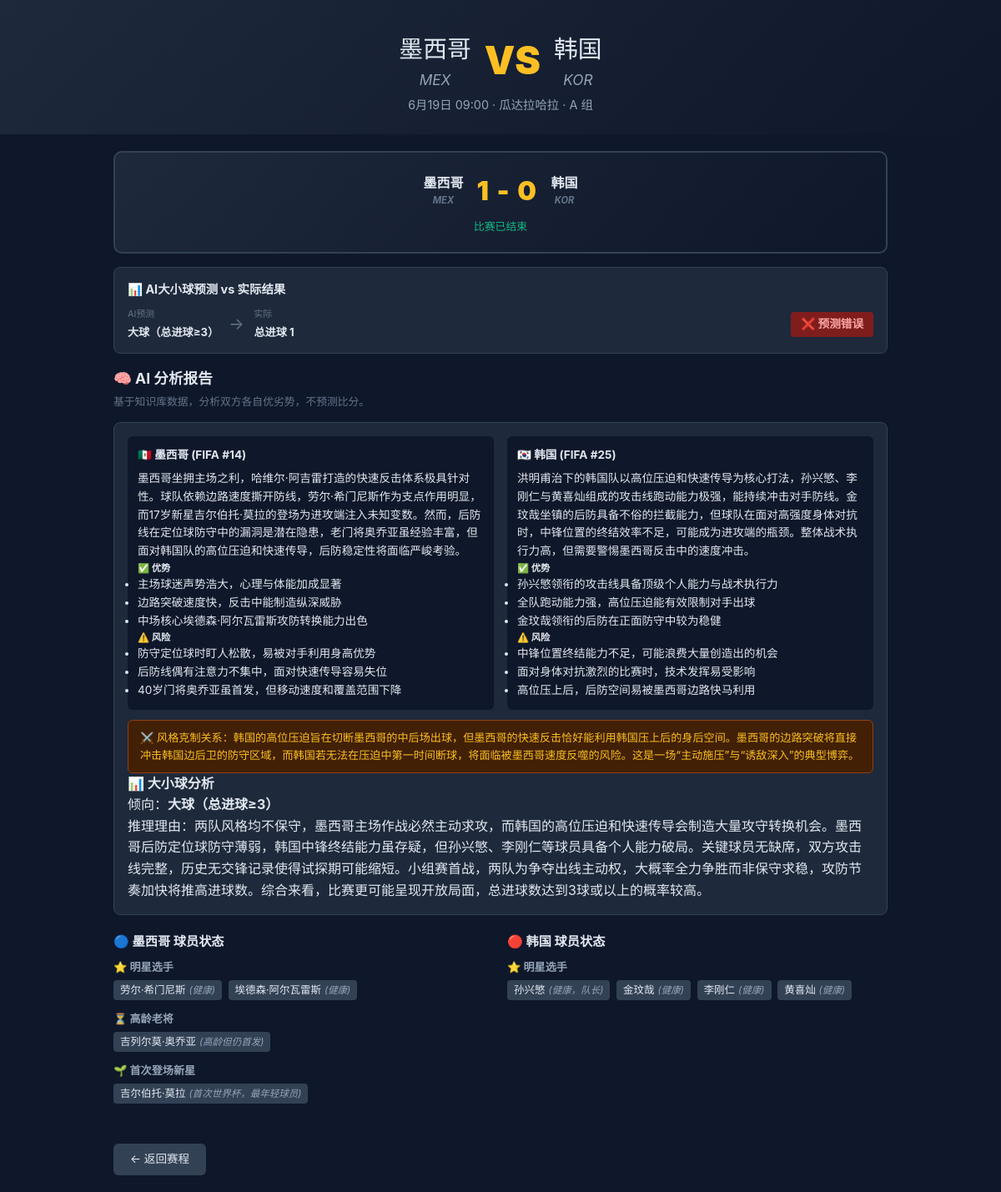
The app's page /match/26 with its own data.
### tables this page shows
CREATE TABLE teams (
        id INTEGER PRIMARY KEY, name TEXT, fifa_code TEXT, group_name TEXT,
        fifa_rank INTEGER DEFAULT NULL, coach TEXT DEFAULT NULL,
        style TEXT DEFAULT NULL, strengths TEXT DEFAULT NULL,
        weaknesses TEXT DEFAULT NULL, has_detail INTEGER DEFAULT 0);

CREATE TABLE matches (
        id INTEGER PRIMARY KEY, team_a_id INTEGER, team_b_id INTEGER,
        match_date TEXT, venue TEXT, group_name TEXT, team_a_score INTEGER DEFAULT NULL, team_b_score INTEGER DEFAULT NULL);

CREATE TABLE report_cache (
        match_id INTEGER PRIMARY KEY, report_html TEXT,
        created_at TIMESTAMP DEFAULT CURRENT_TIMESTAMP);

CREATE TABLE players (
        id INTEGER PRIMARY KEY, team_id INTEGER, name TEXT, category TEXT,
        age INTEGER, position TEXT, status TEXT, recent_form TEXT,
        FOREIGN KEY (team_id) REFERENCES teams(id));

### app.py (the view)
@app.route("/match/<int:match_id>")
def match(match_id):
    m, a, b, h2h, a_players, b_players = get_match(match_id)
    if m is None:
        return render_template("match.html", match=None), 404
    def classify_players(players):
        result = {}
        for p in players:
            cat = p["category"]
            if cat not in result:
                result[cat] = []
            result[cat].append(p)
        return result
    a_score = m["team_a_score"]
    b_score = m["team_b_score"]
    is_completed = a_score is not None and b_score is not None
    pred_result = None
    if is_completed:
        total_goals = a_score + b_score
        ai_pred = get_prediction_for_match(match_id)
        if ai_pred == "大球":
            pred_result = {
                "prediction": "大球（总进球≥3）",
                "actual": f"总进球 {total_goals}",
                "correct": total_goals >= 3,
            }
        elif ai_pred == "小球":
            pred_result = {
                "prediction": "小球（总进球＜3）",
                "actual": f"总进球 {total_goals}",
                "correct": total_goals < 3,
            }
    report = generate_match_report(match_id, a, b, a_players, b_players, h2h)
    return render_template(
        "match.html",
        match=m,
        team_a=a,
        team_b=b,
        h2h=h2h,
        a_players_by_cat=classify_players(a_players),
        b_players_by_cat=classify_players(b_players),
        cat_labels=CATEGORY_LABELS,
        report=report,
        is_completed=is_completed,
        pred_result=pred_result,
    )

### ai_engine.py (called while the page is built)
def generate_match_report(match_id, team_a, team_b, a_players, b_players, h2h):
    from models import get_cached_report, save_report_cache
    cached = get_cached_report(match_id)
    if cached:
        return cached
    api_key = os.environ.get("DEEPSEEK_API_KEY")
    report = _generate_with_deepseek(api_key, team_a, team_b, a_players, b_players, h2h) if api_key \
        else _generate_rule_based(team_a, team_b, a_players, b_players, h2h)
    save_report_cache(match_id, report)
    return report

### models.py (called while the page is built)
def get_match(match_id):
    conn = sqlite3.connect(DB_PATH); conn.row_factory = sqlite3.Row
    m = conn.execute("SELECT * FROM matches WHERE id=?", (match_id,)).fetchone()
    if not m: conn.close(); return None,None,None,None,[],[]
    a = conn.execute("SELECT * FROM teams WHERE id=?",(m["team_a_id"],)).fetchone()
    b = conn.execute("SELECT * FROM teams WHERE id=?",(m["team_b_id"],)).fetchone()
    h2h = conn.execute("SELECT * FROM head_to_head WHERE (team_a_id=? AND team_b_id=?) OR (team_a_id=? AND team_b_id=?)",
        (m["team_a_id"],m["team_b_id"],m["team_b_id"],m["team_a_id"])).fetchone()
    ap = conn.execute("SELECT * FROM players WHERE team_id=?",(m["team_a_id"],)).fetchall()
    bp = conn.execute("SELECT * FROM players WHERE team_id=?",(m["team_b_id"],)).fetchall()
    conn.close(); return m,a,b,h2h,ap,bp

def get_cached_report(match_id):
    conn = sqlite3.connect(DB_PATH)
    row = conn.execute("SELECT report_html FROM report_cache WHERE match_id=?", (match_id,)).fetchone()
    conn.close()
    return row[0] if row else None

def get_prediction_for_match(match_id):
    import re
    report = get_cached_report(match_id)
    if not report:
        return None
    m = re.search(r'倾向[：:]\s*<strong[^>]*>(.*?)</strong>', report)
    if m:
        text = m.group(1)
        if '大球' in text:
            return '大球'
        elif '小球' in text:
            return '小球'
    m2 = re.search(r'倾向[：:].*?(大球|小球)', report)
    if m2:
        return m2.group(1)
    return None

### templates/match.html (shortened to what this page needs)
<!DOCTYPE html>
<html lang="zh">
<head>
<link rel="stylesheet" href="/static/style.css">
</head>
<body>
{% if match %}
<header class="header match-header">
  <div class="vs-title">
    <span class="team-a">{{ team_a.name }} <em>{{ team_a.fifa_code }}</em></span>
    <span class="vs">VS</span>
    <span class="team-b">{{ team_b.name }} <em>{{ team_b.fifa_code }}</em></span>
  </div>
  <p class="subtitle">{{ match.match_date }} · {{ match.venue }} · {{ match.group_name }} 组</p>
</header>
<main class="container">
  {% if is_completed %}
  <section class="match-result-banner">
    <div class="result-score">
      <span class="result-team">{{ team_a.name }} <em>{{ team_a.fifa_code }}</em></span>
      <span class="result-score-num">{{ match.team_a_score }} - {{ match.team_b_score }}</span>
      <span class="result-team">{{ team_b.name }} <em>{{ team_b.fifa_code }}</em></span>
    </div>
    <div class="result-status">比赛已结束</div>
  </section>
  {% if pred_result %}
  <section class="prediction-comparison">
    <h3>📊 AI大小球预测 vs 实际结果</h3>
    <div class="pred-compare-row">
      <div class="pred-side">
        <span class="pred-label">AI预测</span>
        <strong>{{ pred_result.prediction }}</strong>
      </div>
      <span class="pred-vs-arrow">→</span>
      <div class="pred-side">
        <span class="pred-label">实际</span>
        <strong>{{ pred_result.actual }}</strong>
      </div>
      <div class="pred-outcome {{ 'pred-correct' if pred_result.correct else 'pred-wrong' }}">
        {{ '✅ 预测正确' if pred_result.correct else '❌ 预测错误' }}
      </div>
    </div>
  </section>
  {% endif %}
  {% endif %}
  <section class="ai-report">
    <h2>🧠 AI 分析报告</h2>
    <p class="ai-disclaimer">基于知识库数据，分析双方各自优劣势，不预测比分。</p>
    <div class="report-body">{{ report | safe }}</div>
  </section>
  <section class="players-comparison">
    <div class="team-col">
      <h3>🔵 {{ team_a.name }} 球员状态</h3>
      {% if a_players_by_cat %}
        {% for cat, plist in a_players_by_cat.items() %}
        <div class="player-mini-group"><strong>{{ cat_labels.get(cat, cat) }}</strong>
          {% for p in plist %}
          <span class="player-tag">{{ p.name }}<i>({{ p.status }})</i></span>
          {% endfor %}
        </div>
        {% endfor %}
      {% else %}
        <p class="no-players">暂无球员数据</p>
      {% endif %}
    </div>
    <div class="team-col">
      <h3>🔴 {{ team_b.name }} 球员状态</h3>
      {% if b_players_by_cat %}
        {% for cat, plist in b_players_by_cat.items() %}
        <div class="player-mini-group"><strong>{{ cat_labels.get(cat, cat) }}</strong>
          {% for p in plist %}
          <span class="player-tag">{{ p.name }}<i>({{ p.status }})</i></span>
          {% endfor %}
        </div>
        {% endfor %}
      {% else %}
        <p class="no-players">暂无球员数据</p>
      {% endif %}
    </div>
  </section>
  <a href="/" class="btn-back">← 返回赛程</a>
</main>
{% endif %}
</body>
</html>

### static/style.css (style rules this page uses)
* { margin:0;padding:0;box-sizing:border-box }
body { font-family:-apple-system,BlinkMacSystemFont,"Segoe UI",Roboto,sans-serif;background:#0f172a;color:#e2e8f0;min-height:100vh;line-height:1.6 }
a { color:#818cf8;text-decoration:none }
.header { text-align:center;padding:36px 16px 24px;background:linear-gradient(135deg,#1e293b,#0f172a) }
.subtitle { color:#94a3b8;font-size:.9rem;margin-top:4px }
.match-header .vs-title { font-size:clamp(1.2rem,3vw,1.8rem);display:flex;justify-content:center;align-items:center;gap:16px;flex-wrap:wrap }
.vs { color:#fbbf24;font-weight:900;font-size:1.6em }
.team-a em,.team-b em { font-size:.6em;color:#94a3b8;display:block }
.container { max-width:960px;margin:0 auto;padding:20px 16px }
.ai-report { margin-bottom:20px }
.ai-report h2 { font-size:1.1rem;margin-bottom:4px }
.ai-disclaimer { font-size:.8rem;color:#64748b;margin-bottom:14px }
.report-body { border:1px solid #334155;border-radius:8px;padding:16px;background:#1e293b }
.report-grid { display:grid;grid-template-columns:1fr 1fr;gap:16px;font-size:.85rem }
.report-col { padding:12px;border-radius:6px;background:#0f172a }
.report-col h4 { margin-bottom:6px }
.style-clash { padding:10px 14px;margin-top:12px;background:#422006;border:1px solid #92400e;border-radius:6px;font-size:.82rem;color:#fbbf24 }
.players-comparison { display:grid;grid-template-columns:1fr 1fr;gap:16px;margin-bottom:20px }
.team-col h3 { font-size:.95rem;margin-bottom:8px }
.player-mini-group { margin-bottom:10px;font-size:.82rem }
.player-mini-group strong { color:#94a3b8;display:block;margin-bottom:3px }
.player-tag { display:inline-block;padding:2px 8px;margin:2px 4px 2px 0;background:#334155;border-radius:4px;font-size:.78rem }
.player-tag i { color:#94a3b8;margin-left:4px;font-size:.72rem }
.btn-back { display:inline-block;margin-top:16px;padding:8px 20px;border-radius:6px;background:#334155;color:#e2e8f0;font-size:.85rem }
.pred-wrong { background: #7f1d1d; color: #fca5a5; }
.match-result-banner { text-align: center; padding: 20px 16px; margin-bottom: 16px; background: linear-gradient(135deg, #1e293b, #0f172a); border: 2px solid #334155; border-radius: 10px; }
.result-score { display: flex; justify-content: center; align-items: center; gap: 16px; flex-wrap: wrap; }
.result-score-num { font-size: 2rem; font-weight: 900; color: #fbbf24; letter-spacing: .05em; }
.result-team { font-size: 1rem; font-weight: 700; color: #e2e8f0; }
.result-team em { color: #64748b; font-size: .7em; display: block; }
.result-status { color: #10b981; font-size: .8rem; margin-top: 8px; }
.prediction-comparison { padding: 14px 16px; margin-bottom: 16px; background: #1e293b; border: 1px solid #334155; border-radius: 8px; }
.prediction-comparison h3 { font-size: .9rem; margin-bottom: 10px; color: #e2e8f0; }
.pred-compare-row { display: flex; align-items: center; gap: 12px; flex-wrap: wrap; font-size: .82rem; }
.pred-side { display: flex; flex-direction: column; gap: 2px; }
.pred-label { font-size: .68rem; color: #64748b; text-transform: uppercase; }
.pred-vs-arrow { color: #64748b; font-size: 1.2rem; }
.pred-outcome { margin-left: auto; padding: 4px 12px; border-radius: 4px; font-weight: 700; font-size: .85rem; }

### records on screen
teams: name "墨西哥", fifa_code "MEX"
teams: name "韩国", fifa_code "KOR"
matches: match_date "6月19日 09:00", venue "瓜达拉哈拉", group_name "A", team_a_score "1", team_b_score "0"
report_cache: report_html "🇲🇽 墨西哥 (FIFA #14) 墨西哥坐拥主场之利，哈维尔·阿吉雷打造的快速反击体系极具针对性。球队依赖边路速度撕开防线，劳尔·希门尼斯作为支点作用明显，而17岁新星吉尔伯托·莫拉的登场为进攻端注入未知变数。然而，后防线在定位球防守中的漏洞是潜在隐患，老门将奥乔亚虽经验丰富，但面对韩国队的高位压迫和快速传导，后防稳定性将面临严峻考验。 ✅ 优势 主场球迷声势浩大，心理与体能加成显著 边路突破速度快，反击中能制造纵深威胁 中场核心埃德森·阿尔瓦雷斯攻防转换能力出色 ⚠️ 风险 防守定位球时盯人松散，易被对手利用身高优势 后防线偶有注意力不集中，面对快速传导容易失位 40岁门将奥乔亚虽首发，但移动速度和覆盖范围下降 🇰🇷 韩国 (FIFA #25) 洪明甫治下的韩国队以高位压迫和快速传导为核心打法，孙兴慜、李刚仁与黄喜灿组成的攻击线跑动能力极强，能持续冲击对手防线。金玟哉坐镇的后防具备不俗的拦截能力，但球队在面对高强度身体对抗时，中锋位置的终结效率不足，可能成为进攻端的瓶颈。整体战术执行力高，但需要警惕墨西哥反击中的速度冲击。 ✅ 优势 孙兴慜领衔的攻击线具备顶级个人能力与战术执行力 全队跑动能力强，高位压迫能有效限制对手出球 金玟哉领衔的后防在正面防守中较为稳健 ⚠️ 风险 中锋位置终结能力不足，可能浪费大量创造出的机会 面对身体对抗激烈的比赛时，技术发挥易受影响 高位压上后，后防空间易被墨西哥边路快马利用 ⚔️…"
players: get "⭐ 明星选手", name "劳尔·希门尼斯", status "健康"
players: name "埃德森·阿尔瓦雷斯", status "健康"
players: get "⏳ 高龄老将", name "吉列尔莫·奥乔亚", status "高龄但仍首发"
players: get "🌱 首次登场新星", name "吉尔伯托·莫拉", status "首次世界杯，最年轻球员"
players: get "⭐ 明星选手", name "孙兴慜", status "健康，队长"
players: name "金玟哉", status "健康"
players: name "李刚仁", status "健康"
players: name "黄喜灿", status "健康"

### other values on screen
{{ pred_result.prediction }} "大球（总进球≥3）"
{{ pred_result.actual }} "总进球 1"
{{ '✅ 预测正确' if pred_result.correct else '❌ 预测错误' }} "❌ 预测错误"
